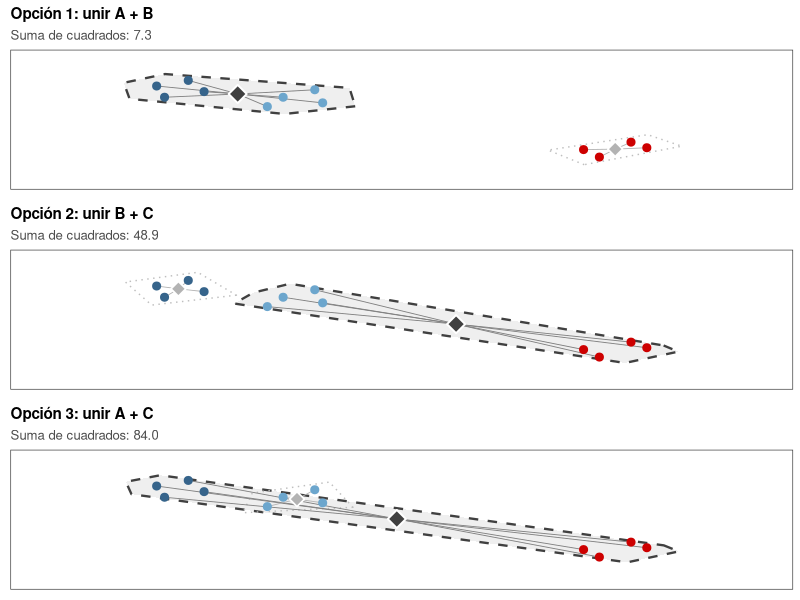
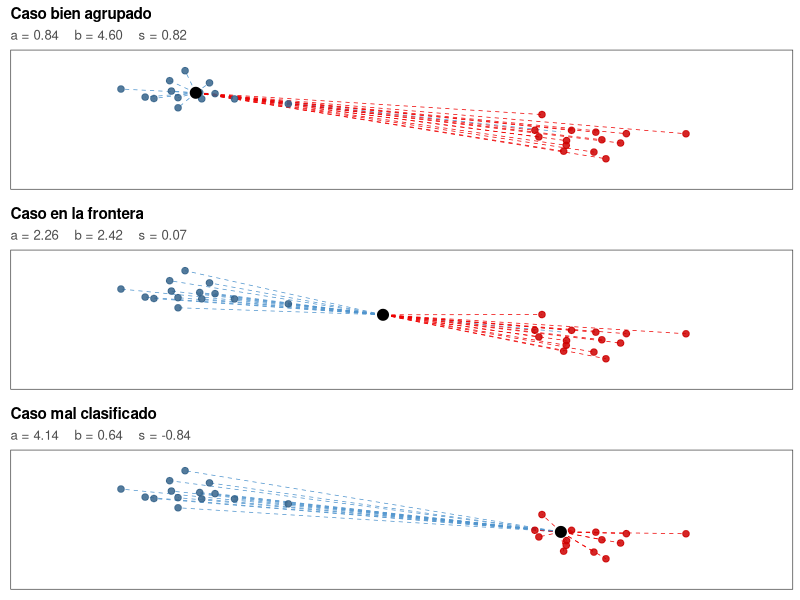
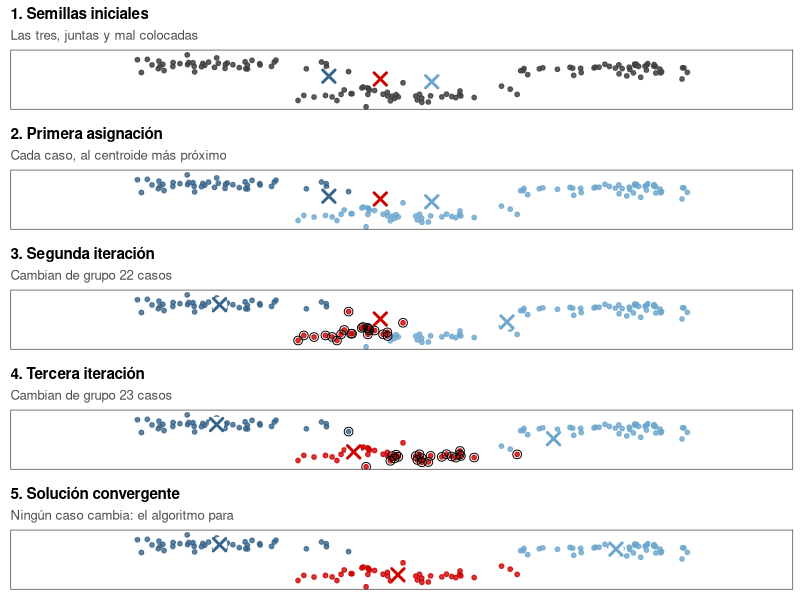
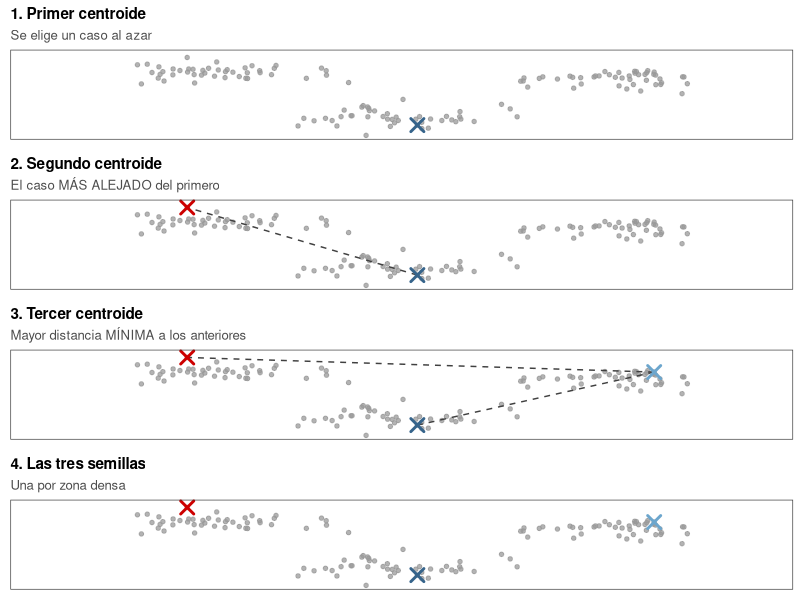
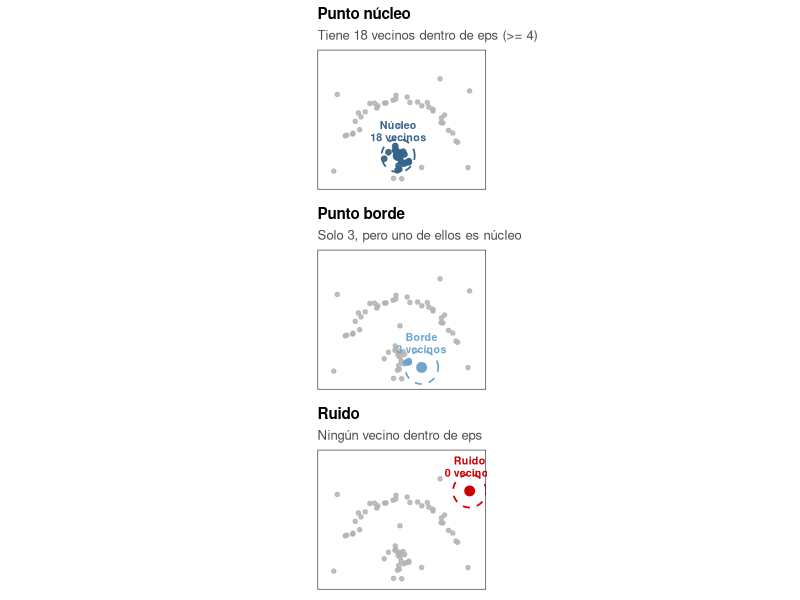
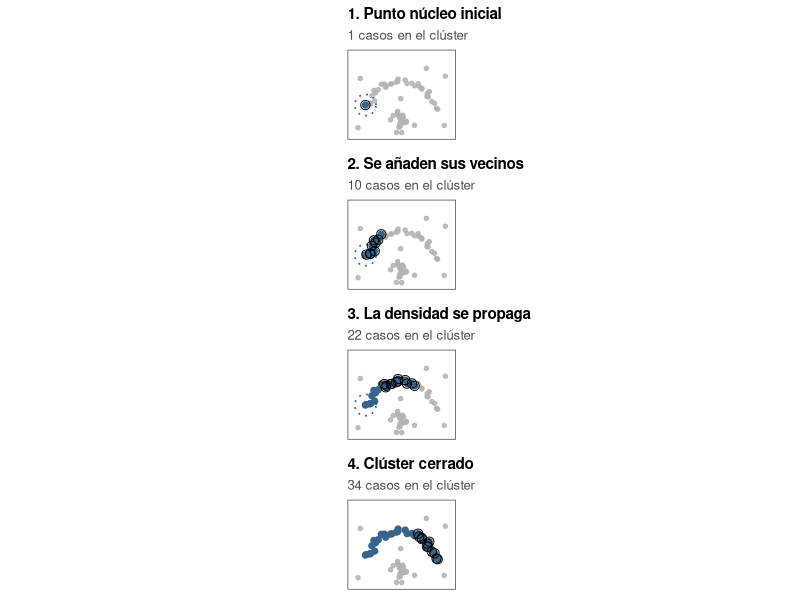

Recreate these plots in R, in order.
# =============================================================================
#  Genera las seis figuras didacticas del capitulo 7 (apartados 7.3-7.5).
#  Todas en disposicion VERTICAL, para que quepan sin scroll horizontal.
#  Ejecutar desde la raiz del proyecto; deja los PNG en figuras/.
# =============================================================================
options(bitmapType = "cairo")
suppressMessages({library(ggplot2); library(patchwork)})

# --- utilidad: apilar paneles alineando sus areas de dibujo ------------------
apilar <- function(..., archivo, w, h) {
  gl <- lapply(list(...), ggplotGrob)
  anchos <- do.call(grid::unit.pmax, lapply(gl, function(g) g$widths))
  for (i in seq_along(gl)) gl[[i]]$widths <- anchos
  png(archivo, width = w, height = h, units = "in", res = 150)
  grid::grid.draw(do.call(rbind, c(gl, list(size = "first"))))
  invisible(dev.off())
}

tema9 <- function() theme_bw(base_size = 10) +
  theme(legend.position = "none", axis.text = element_blank(),
        axis.ticks = element_blank(), panel.grid = element_blank(),
        plot.title = element_text(size = 11, face = "bold"),
        plot.subtitle = element_text(size = 9.5, colour = "grey30"))

# ============================================================================
# 1. WARD
# ============================================================================
  .pts <- data.frame(
    x = c(0.8,1.2,0.9,1.4, 2.4,2.8,2.2,2.9, 6.2,6.8,6.4,7.0),
    y = c(4.8,5.1,4.2,4.5, 4.2,4.6,3.7,3.9, 1.4,1.8,1.0,1.5),
    g = rep(c("A","B","C"), each = 4))
  .colW <- c(A="steelblue4", B="skyblue3", C="red3")
  .env <- function(d, pad=.45){ h<-chull(d$x,d$y); q<-d[h,]
    cx<-mean(d$x); cy<-mean(d$y); dx<-q$x-cx; dy<-q$y-cy
    r<-sqrt(dx^2+dy^2); r[r==0]<-1e-9
    data.frame(x=cx+dx*(1+pad/r), y=cy+dy*(1+pad/r)) }
  .scw <- function(d) sum((d$x-mean(d$x))^2+(d$y-mean(d$y))^2)
  .sumas <- sapply(list(c("A","B"),c("B","C"),c("A","C")), function(par)
    .scw(.pts[.pts$g%in%par,]) + .scw(.pts[!.pts$g%in%par,]))
  names(.sumas) <- c("A+B","B+C","A+C")
  .panelW <- function(par, tit){
    fus<-.pts[.pts$g%in%par,]; ais<-.pts[!.pts$g%in%par,]
    cf<-data.frame(x=mean(fus$x),y=mean(fus$y)); ca<-data.frame(x=mean(ais$x),y=mean(ais$y))
    ggplot() +
      geom_polygon(data=.env(fus),aes(x,y),fill="grey40",alpha=.10,colour="grey25",linetype="dashed",linewidth=.8)+
      geom_polygon(data=.env(ais),aes(x,y),fill=NA,colour="grey75",linetype="dotted")+
      geom_segment(data=fus,aes(x=x,y=y,xend=cf$x,yend=cf$y),colour="grey50",linewidth=.3)+
      geom_segment(data=ais,aes(x=x,y=y,xend=ca$x,yend=ca$y),colour="grey70",linewidth=.3)+
      geom_point(data=.pts,aes(x,y,colour=g),size=2.4)+
      geom_point(data=ca,aes(x,y),shape=23,size=3.4,fill="grey70",colour="white",stroke=.9)+
      geom_point(data=cf,aes(x,y),shape=23,size=4.2,fill="grey25",colour="white",stroke=1)+
      scale_colour_manual(values=.colW)+
      coord_cartesian(xlim=c(-.6,8.4), ylim=c(-.4,6.4))+
      ggtitle(tit, subtitle=paste0("Suma de cuadrados: ",formatC(.sumas[[paste(par,collapse="+")]],format="f",digits=1)))+
      xlab(NULL)+ylab(NULL)+tema9() }
  apilar(.panelW(c("A","B"),"Opción 1: unir A + B"),
         .panelW(c("B","C"),"Opción 2: unir B + C"),
         .panelW(c("A","C"),"Opción 3: unir A + C"),
         archivo="figuras/ward_opciones.png", w=5.2, h=9.3)
  cat("1 Ward ok | sumas:", round(.sumas,1), "\n")

# ============================================================================
# 2. SILUETA (vertical)
# ============================================================================
  set.seed(12)
  .A <- data.frame(x=rnorm(14,2.2,.50), y=rnorm(14,5.0,.50), g="A")
  .B <- data.frame(x=rnorm(14,6.2,.50), y=rnorm(14,3.2,.50), g="B")
  .esp <- data.frame(x=c(2.0,4.0,5.9), y=c(5.1,4.2,3.5), g="A")
  .P <- rbind(.A,.B,.esp); .idxS <- nrow(.A)+nrow(.B)+1:3
  .ab <- function(i){ mi<-.P$g[i]; d<-sqrt((.P$x-.P$x[i])^2+(.P$y-.P$y[i])^2)
    a<-mean(d[.P$g==mi & seq_len(nrow(.P))!=i]); b<-mean(d[.P$g!=mi])
    c(a=a,b=b,s=(b-a)/max(a,b)) }
  .resS <- t(sapply(.idxS,.ab)); .colS <- c(A="steelblue4",B="red3")
  .panelS <- function(k,tit){ i<-.idxS[k]; mi<-.P$g[i]
    prop<-.P[.P$g==mi & seq_len(nrow(.P))!=i,]; otros<-.P[.P$g!=mi,]
    ggplot()+
      geom_segment(data=prop,aes(x=.P$x[i],y=.P$y[i],xend=x,yend=y),colour="steelblue3",linetype="dashed",linewidth=.25)+
      geom_segment(data=otros,aes(x=.P$x[i],y=.P$y[i],xend=x,yend=y),colour="red2",linetype="dashed",linewidth=.25)+
      geom_point(data=.P[-.idxS,],aes(x,y,colour=g),size=1.9,alpha=.85)+
      geom_point(data=.P[i,],aes(x,y),colour="black",size=3.4)+
      scale_colour_manual(values=.colS)+
      coord_cartesian(xlim=c(.4,8), ylim=c(1.4,6.6))+
      ggtitle(tit, subtitle=sprintf("a = %.2f    b = %.2f    s = %.2f",.resS[k,"a"],.resS[k,"b"],.resS[k,"s"]))+
      xlab(NULL)+ylab(NULL)+tema9() }
  apilar(.panelS(1,"Caso bien agrupado"), .panelS(2,"Caso en la frontera"),
         .panelS(3,"Caso mal clasificado"),
         archivo="figuras/silueta_casos.png", w=5.5, h=9)
  cat("2 Silueta ok | s:", round(.resS[,"s"],2), "\n")

# ============================================================================
# nube comun para k-medias y centroide mas lejano
# ============================================================================
  set.seed(7)
  .nube <- rbind(
    data.frame(x=rnorm(45,2.2,.60), y=rnorm(45,6.2,.60)),
    data.frame(x=rnorm(45,6.8,.60), y=rnorm(45,5.6,.60)),
    data.frame(x=rnorm(45,4.4,.60), y=rnorm(45,2.0,.60)))
  .cK <- c(`1`="steelblue4", `2`="red3", `3`="skyblue3")
  .mkK <- function(p,tit,sub) p + coord_cartesian(xlim=c(.3,8.6),ylim=c(.2,8))+
    ggtitle(tit,subtitle=sub)+xlab(NULL)+ylab(NULL)+tema9()

# ============================================================================
# 3. K-MEDIAS (vertical, CINCO pasos)
# ============================================================================
  .sem <- data.frame(x=c(3.6,4.2,4.8), y=c(4.6,4.2,3.8))
  .asig <- function(X,C){ dm<-as.matrix(dist(rbind(as.matrix(C),as.matrix(X))))[-(1:nrow(C)),1:nrow(C)]
    max.col(-dm,ties.method="first") }
  .rec <- function(X,a,C){ for(j in 1:nrow(C)) if(any(a==j)){C$x[j]<-mean(X$x[a==j]);C$y[j]<-mean(X$y[a==j])};C }
  C<-.sem; .est<-list(); aa<-NULL
  repeat{ a<-.asig(.nube,C)
    .est[[length(.est)+1]]<-list(C=C,a=a,cam=if(is.null(aa)) NA else sum(a!=aa))
    if(!is.null(aa)&&all(a==aa)) break
    aa<-a; C<-.rec(.nube,a,C) }
  .pK <- function(i,tit,sub,asig=TRUE,marcar=TRUE){ e<-.est[[i]]; d<-.nube
    d$g<-factor(e$a,levels=1:3); d$cam<-if(marcar&&i>1) e$a!=.est[[i-1]]$a else FALSE
    p<-ggplot()
    p<-p+ if(asig) geom_point(data=d,aes(x,y,colour=g),size=1.3,alpha=.8)
          else geom_point(data=d,aes(x,y),colour="grey25",size=1.3,alpha=.85)
    if(any(d$cam)) p<-p+geom_point(data=d[d$cam,],aes(x,y),shape=21,size=2.6,fill=NA,colour="black",stroke=.5)
    Cg<-e$C; Cg$g<-factor(seq_len(nrow(Cg)),levels=1:3)
    .mkK(p+geom_point(data=e$C,aes(x,y),shape=21,size=4.6,fill="white",colour="white")+
      geom_point(data=Cg,aes(x,y,colour=g),shape=4,size=3.2,stroke=1.5)+
      scale_colour_manual(values=.cK,drop=FALSE),tit,sub) }
  n_it <- length(.est)
  apilar(
    .pK(1,"1. Semillas iniciales","Las tres, juntas y mal colocadas",asig=FALSE,marcar=FALSE),
    .pK(1,"2. Primera asignación","Cada caso, al centroide más próximo",marcar=FALSE),
    .pK(2,"3. Segunda iteración",paste0("Cambian de grupo ",.est[[2]]$cam," casos")),
    .pK(3,"4. Tercera iteración",paste0("Cambian de grupo ",.est[[3]]$cam," casos")),
    .pK(n_it,"5. Solución convergente","Ningún caso cambia: el algoritmo para"),
    archivo="figuras/kmedias_iteraciones.png", w=5, h=13.5)
  cat("3 k-medias ok | iteraciones:", n_it, "| cambios:", sapply(.est,function(e)e$cam), "\n")

# ============================================================================
# 4. CENTROIDE MAS LEJANO (vertical)
# ============================================================================
  .Pm <- as.matrix(.nube); .Dm <- as.matrix(dist(.Pm)); .el <- 118L
  for(k in 2:3) .el<-c(.el, which.max(apply(.Dm[,.el,drop=FALSE],1,min)))
  .fo <- geom_point(data=.nube,aes(x,y),colour="grey60",size=1.2,alpha=.75)
  .as <- function(idx) geom_point(data=.nube[idx,],aes(x,y),shape=4,size=3.4,stroke=1.5,colour=unname(.cK)[seq_along(idx)])
  .un <- function(a,b) annotate("segment",x=.nube$x[.el[a]],y=.nube$y[.el[a]],xend=.nube$x[.el[b]],yend=.nube$y[.el[b]],colour="grey25",linetype="dashed",linewidth=.5)
  apilar(
    .mkK(ggplot()+.fo+.as(.el[1]),"1. Primer centroide","Se elige un caso al azar"),
    .mkK(ggplot()+.fo+.un(1,2)+.as(.el[1:2]),"2. Segundo centroide","El caso MÁS ALEJADO del primero"),
    .mkK(ggplot()+.fo+.un(3,1)+.un(3,2)+.as(.el),"3. Tercer centroide","Mayor distancia MÍNIMA a los anteriores"),
    .mkK(ggplot()+.fo+.as(.el),"4. Las tres semillas","Una por zona densa"),
    archivo="figuras/centroide_lejano.png", w=5, h=11)
  cat("4 centroide lejano ok\n")

# ============================================================================
# nube comun DBSCAN (arco)
# ============================================================================
  set.seed(5)
  .ang <- seq(pi*.92, pi*.08, length.out=34)
  .Pd <- rbind(
    data.frame(x=4.6+3.1*cos(.ang)+rnorm(34,0,.17), y=2.0+3.1*sin(.ang)+rnorm(34,0,.17)),
    data.frame(x=rnorm(22,4.6,.52), y=rnorm(22,1.6,.52)),
    data.frame(x=c(.8,8.5,4.6,8.6,1,6.9), y=c(1,1.2,3.6,5.6,5.4,6.3)))
  .eps<-.95; .mp<-4; .Dd<-as.matrix(dist(.Pd))
  .vec<-lapply(1:nrow(.Pd), function(i) setdiff(which(.Dd[i,]<=.eps),i))
  .nv<-lengths(.vec); .nuc<-.nv>=.mp
  .tipo<-ifelse(.nuc,"Nucleo",ifelse(sapply(.vec,function(v)any(.nuc[v])),"Borde","Ruido"))
  .ct<-c(Nucleo="steelblue4",Borde="skyblue3",Ruido="red3")
  .cir<-function(i,col,lt="dashed"){ t<-seq(0,2*pi,length.out=160)
    annotate("path",x=.Pd$x[i]+.eps*cos(t),y=.Pd$y[i]+.eps*sin(t),colour=col,linetype=lt,linewidth=.6) }
  .mkD<-function(p,tit,sub) p+coord_equal(xlim=c(.3,9.1),ylim=c(.3,7.6))+ggtitle(tit,subtitle=sub)+xlab(NULL)+ylab(NULL)+tema9()
  .foD<-function() geom_point(data=.Pd,aes(x,y),colour="grey70",size=1.2,alpha=.85)

# ============================================================================
# 5. DBSCAN tipos de punto (vertical)
# ============================================================================
  .des<-function(i,col) list(.cir(i,col),
    geom_point(data=.Pd[.vec[[i]],],aes(x,y),colour=col,size=1.6,alpha=.9),
    geom_point(data=.Pd[i,],aes(x,y),colour=col,size=3),
    annotate("text",x=.Pd$x[i],y=.Pd$y[i]+.eps+.45,label=paste0(c(Nucleo="Núcleo",Borde="Borde",Ruido="Ruido")[.tipo[i]],"\n",.nv[i]," vecinos"),colour=col,size=2.7,fontface="bold",lineheight=.95))
  apilar(
    .mkD(ggplot()+.foD()+.des(37,.ct[["Nucleo"]]),"Punto núcleo",paste0("Tiene ",.nv[37]," vecinos dentro de eps (>= ",.mp,")")),
    .mkD(ggplot()+.foD()+.des(53,.ct[["Borde"]]),"Punto borde",paste0("Solo ",.nv[53],", pero uno de ellos es núcleo")),
    .mkD(ggplot()+.foD()+.des(60,.ct[["Ruido"]]),"Ruido","Ningún vecino dentro de eps"),
    archivo="figuras/dbscan_tipos.png", w=5.5, h=10.5)
  cat("5 DBSCAN tipos ok | tipos:", table(.tipo), "\n")

# ============================================================================
# 6. DBSCAN propagacion (vertical)
# ============================================================================
  .sem2<-1L; .niv<-rep(NA_integer_,nrow(.Pd)); .niv[.sem2]<-0L; fr<-.sem2; k<-0L
  repeat{ k<-k+1L
    nu<-setdiff(unique(unlist(.vec[fr[.nuc[fr]]])),which(!is.na(.niv)))
    if(!length(nu)) break; .niv[nu]<-k; fr<-nu }
  .cortes<-c(0,3,7,max(.niv,na.rm=TRUE))
  .titD<-c("1. Punto núcleo inicial","2. Se añaden sus vecinos","3. La densidad se propaga","4. Clúster cerrado")
  .pan<-lapply(seq_along(.cortes), function(j){
    dentro<-which(!is.na(.niv)&.niv<=.cortes[j])
    nuevos<-which(!is.na(.niv)&.niv<=.cortes[j]&.niv>(if(j==1)-1 else .cortes[j-1]))
    .mkD(ggplot()+.foD()+
      geom_point(data=.Pd[dentro,],aes(x,y),colour="steelblue4",size=1.8)+
      (if(j<4) .cir(.sem2,"steelblue4","dotted") else NULL)+
      geom_point(data=.Pd[nuevos,],aes(x,y),shape=21,size=2.8,fill=NA,colour="black",stroke=.5),
      .titD[j],paste0(length(dentro)," casos en el clúster")) })
  do.call(apilar, c(.pan, list(archivo="figuras/dbscan_propagacion.png", w=5.5, h=13.5)))
  cat("6 DBSCAN propagacion ok | niveles:", k-1, "\n")
